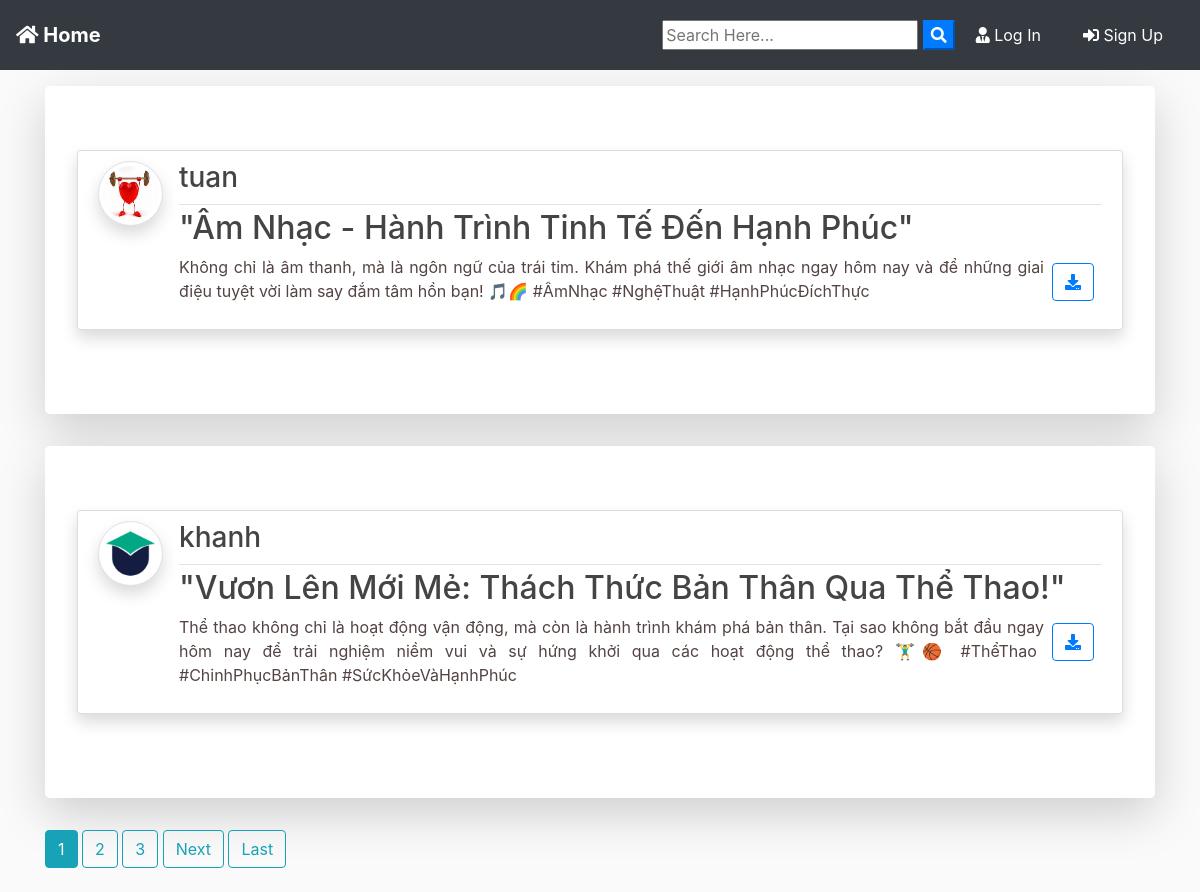
The page / on the database its author committed.
### blog/models.py (models this page shows, shortened)
class Post(models.Model):
	title = models.CharField(max_length=100)
	file = models.FileField(null=True,blank=True,upload_to='Files')
	content = models.TextField()
	date_posted = models.DateTimeField(default=timezone.now)
	author = models.ForeignKey(User, on_delete=models.CASCADE)

### users/models.py (models this page shows, shortened)
class Profile(models.Model):
    user = models.OneToOneField(User, on_delete=models.CASCADE)
    image = models.ImageField(default='default.jpg', upload_to='profile_pics')

### blog/views.py (the view)
# urls.py: path('', PostListView.as_view(), name='blog-home'),
class PostListView(ListView):
    model = Post
    template_name = 'blog/home.html'  # <app>/<model>_<viewtype>.html
    context_object_name = 'posts' #Xác định tên của biến context được truyền tới template. Trong template, danh sách bài đăng sẽ được truy cập thông qua biến posts.
    ordering = ['-date_posted'] #Sắp xếp danh sách các bài đăng theo thời gian đăng, theo thứ tự giảm dần (từ mới đến cũ). Thuộc tính này chỉ định trường date_posted trong model Post để thực hiện sắp xếp.
    paginate_by = 2 #Xác định số lượng bài đăng hiển thị trên mỗi trang

### blog/templates/blog/home.html (shortened to what this page needs)
{% extends "blog/base.html" %}
{% block content %}
    {% for post in posts %}
      <div class="jumbotron mt-3 bg-white shadow-lg">
      <article class="media content-section shadow">
        <a href="{{ post.author.profile.image.url }} " target="_blank"> <img src="{{ post.author.profile.image.url }}  " alt="" class="article-img rounded-circle img-thumbnail img-fluid shadow"></a>
        <div class="media-body">
          <div class="article-metadata d-flex justify-content-between">
             <a class="mr-2 " href="{% url 'user-posts' post.author.username  %}"><h3>{{ post.author }}</h3></a>
          </div>
          <h2><a class="article-title text-justify " href="{% url 'post-detail' post.id %}">{{ post.title }}</a></h2>
          <div class="d-flex justify-content-between">
              <p class="article-content text-justify text-truncate overflow-hidden">{{ post.content }}</p>
              {% if post.file %}
                <div class="form-group mt-0 pt-0  m-2">
                  <a class="btn btn-outline-primary  btn-d "  href="{{ post.file.url }}"  download type="submit"><i class="fas fa-download"></i></a>
                </div>
              {% endif %}
          </div>
        </div>
      </article>
      </div>
    {% endfor %}
    {% if is_paginated %}
        {% for num in page_obj.paginator.page_range %}
            {% if page_obj.number == num %}
              <a class="btn btn-info mb-4" href="?page={{ num }}">{{ num }}</a>
            {% elif num > page_obj.number|add:'-3' and num < page_obj.number|add:'3' %}
              <a class="btn btn-outline-info mb-4" href="?page={{ num }}">{{ num }}</a>
            {% endif %}
        {% endfor %}
        {% if page_obj.has_next %}
          <a class="btn btn-outline-info mb-4" href="?page={{ page_obj.next_page_number }}">Next</a>
          <a class="btn btn-outline-info mb-4" href="?page={{ page_obj.paginator.num_pages }}">Last</a>
        {% endif %}
    {% endif %}
{% endblock content %}

### blog/static/blog/main.css (style rules this page uses)
body { background: #fafafa; color: #544343; margin-top: 0; }
h1, h2, h3, h4, h5, h6 { color: #444444; }
.content-section { background: #ffffff; padding: 10px 20px; border: 1px solid #dddddd; border-radius: 3px; margin-bottom: 20px; }
.article-title { color: #444444; }
.article-content { white-space: pre-line; }
.article-img { height: 65px; width: 65px; margin-right: 16px; }
.article-metadata { padding-bottom: 1px; margin-bottom: 4px; border-bottom: 1px solid #e3e3e3 }

### rows shown on the page
Post: author.profile.image (picture), author "tuan", title "\"Âm Nhạc - Hành Trình Tinh Tế Đến Hạnh Phúc\"", content "Không chỉ là âm thanh, mà là ngôn ngữ của trái tim. Khám phá thế giới âm nhạc ngay hôm nay và để những giai điệu tuyệt vời làm say đắm tâm hồn bạn! 🎵🌈 #ÂmNhạc #NghệThuật #HạnhPhúcĐíchThực"
Post: author.profile.image (picture), author "khanh", title "\"Vươn Lên Mới Mẻ: Thách Thức Bản Thân Qua Thể Thao!\"", content "Thể thao không chỉ là hoạt động vận động, mà còn là hành trình khám phá bản thân. Tại sao không bắt đầu ngay hôm nay để trải nghiệm niềm vui và sự hứng khởi qua các hoạt động thể thao? 🏋️‍♂️🏀 #ThểThao #ChinhPhụcBảnThân #SứcKhỏeVàHạnhPhúc"

### other values the page prints
{{ num }} "1"
{{ num }} "2" "3"
